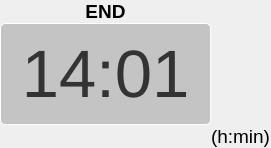
                          <widget class="QFrame" name="frame_30">
                           <property name="frameShape">
                            <enum>QFrame::NoFrame</enum>
                           </property>
                           <property name="frameShadow">
                            <enum>QFrame::Raised</enum>
                           </property>
                           <layout class="QHBoxLayout" name="horizontalLayout_17">
                            <property name="spacing">
                             <number>0</number>
                            </property>
                            <property name="leftMargin">
                             <number>0</number>
                            </property>
                            <property name="topMargin">
                             <number>0</number>
                            </property>
                            <property name="rightMargin">
                             <number>0</number>
                            </property>
                            <property name="bottomMargin">
                             <number>0</number>
                            </property>
                            <item>
                             <widget class="QFrame" name="frame_31">
                              <property name="frameShape">
                               <enum>QFrame::NoFrame</enum>
                              </property>
                              <property name="frameShadow">
                               <enum>QFrame::Raised</enum>
                              </property>
                              <layout class="QGridLayout" name="gridLayout_13">
                               <property name="leftMargin">
                                <number>0</number>
                               </property>
                               <property name="topMargin">
                                <number>0</number>
                               </property>
                               <property name="rightMargin">
                                <number>0</number>
                               </property>
                               <property name="bottomMargin">
                                <number>0</number>
                               </property>
                               <property name="spacing">
                                <number>0</number>
                               </property>
                               <item row="0" column="0">
                                <widget class="QLabel" name="label_14">
                                 <property name="font">
                                  <font>
                                   <pointsize>14</pointsize>
                                   <weight>75</weight>
                                   <bold>true</bold>
                                  </font>
                                 </property>
                                 <property name="styleSheet">
                                  <string notr="true"/>
                                 </property>
                                 <property name="text">
                                  <string>END</string>
                                 </property>
                                 <property name="alignment">
                                  <set>Qt::AlignCenter</set>
                                 </property>
                                </widget>
                               </item>
                               <item row="1" column="0">
                                <widget class="QPushButton" name="end_button">
                                 <property name="minimumSize">
                                  <size>
                                   <width>211</width>
                                   <height>102</height>
                                  </size>
                                 </property>
                                 <property name="maximumSize">
                                  <size>
                                   <width>211</width>
                                   <height>102</height>
                                  </size>
                                 </property>
                                 <property name="styleSheet">
                                  <string notr="true">font: 50pt;
color: #333;
background: #C4C4C4;
border: 1px solid #FFFFFF;
box-sizing: border-box;
box-shadow: 0px 4px 4px rgba(0, 0, 0, 0.25);
border-radius: 5px;</string>
                                 </property>
                                 <property name="text">
                                  <string>14:01</string>
                                 </property>
                                </widget>
                               </item>
                               <item row="2" column="1">
                                <widget class="QLabel" name="label_37">
                                 <property name="font">
                                  <font>
                                   <pointsize>14</pointsize>
                                  </font>
                                 </property>
                                 <property name="styleSheet">
                                  <string notr="true"/>
                                 </property>
                                 <property name="text">
                                  <string>(h:min)</string>
                                 </property>
                                 <property name="alignment">
                                  <set>Qt::AlignLeading|Qt::AlignLeft|Qt::AlignTop</set>
                                 </property>
                                </widget>
                               </item>
                              </layout>
                             </widget>
                            </item>
                           </layout>
                          </widget>
